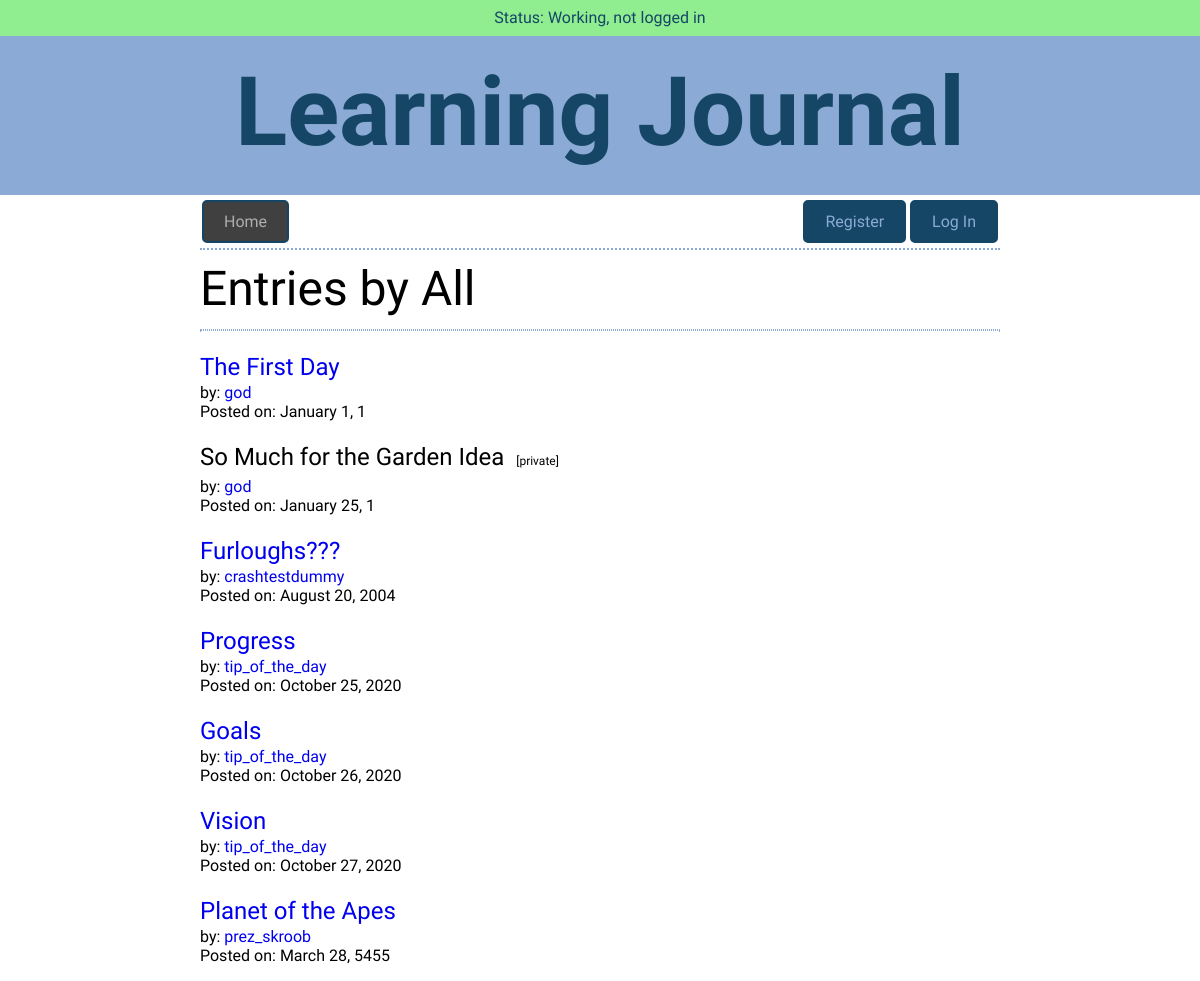
The page / on the database its author committed.
### models.py (models this page shows, shortened)
class Entry(Model):
    id = AutoField()
    user = ForeignKeyField(User, backref="entries")
    title = CharField(max_length=256)
    date = DateField(default=datetime.date.today)
    time_spent = TimeField()
    learned = TextField()
    resources = TextField()
    tags = CharField(max_length=256)
    private = BooleanField(default=False)
    hidden = BooleanField(default=False)
    class Meta:
        database = DATABASE

class User(UserMixin, Model):
    id = AutoField()
    username = CharField(unique=True)
    password = CharField(max_length=100)
    god = BooleanField(default=False)
    class Meta:
        database = DATABASE

### app.py (the view)
@app.route("/")
def index(home=True):
    global last_route, cur_user, cur_entry, cur_tag
    last_route = "index"
    cur_user = None
    cur_entry = None
    cur_tag = None
    if current_user.is_authenticated:
        if current_user.god:
            entries = models.Entry.select().order_by(models.Entry.date.asc())
        else:
            entries = (models.Entry.select().where(
                ((models.Entry.hidden == False) &  # noqa (must use == )
                 (models.Entry.user != current_user.id)
                 ) |
                (models.Entry.user == current_user.id))
                       .order_by(models.Entry.date.asc()))
        return render_template(
            "listing.html", entries=entries, user=current_user.username,
            god=current_user.god, home=home, by="All")
    else:
        entries = models.Entry.select().where(
            models.Entry.hidden == False).order_by(
            models.Entry.date.asc())  # noqa E712 (must use == for peewee)
        return render_template("listing.html", entries=entries, user="",
                               god=False, home=home, by="All")

### app.py (called while the page is built)
@app.before_request
def before_request():
    g.db = models.DATABASE
    g.db.connect()
    g.user = current_user

@app.after_request
def after_request(response):
    g.db.close()
    return response

### templates/listing.html
{% extends "layout.html" %}
{% from "macros.html" import render_listing, nav_bar with context %}
{% block nav %}
    {{ nav_bar(home) }}
{% endblock %}
{% block content %}
    <h2>Entries by {{ by }}</h2>
    <hr>
    {% for entry in entries %}
        {{ render_listing(entry, user, god, by) }}
    {% endfor %}
{% endblock %}

### templates/macros.html
{% macro nav_bar(home) %}
    <div class="nav-bar">
        {% if home == False %}
            <a class="button" href="{{ url_for('index') }}">Home</a>
        {% else %}
            <div class="button button-inactive">Home</div>
        {% endif %}
        {% if current_user.is_authenticated %}
            <a class="button button-right" href="{{ url_for('logout') }}">Log Out</a>
            <a class="button button-right" href="{{ url_for('create_entry') }}">New Entry</a>
        {% else %}
            <a class="button button-right" href="{{ url_for('login') }}">Log In</a>
            <a class="button button-right" href="{{ url_for('register') }}">Register</a>
        {% endif %}
    </div>
{% endmacro %}
{% macro render_listing(listing, user, god, by) %}
    <article class="listing">
        <h3>
            {% if (listing.private == False) or (listing.user.username == user) or (god == True) %}
                <a class="entry-link" href="/entries/{{ listing.id }}">
            {% endif %}
                {{ listing.title }}
            {% if (listing.private == False) or (listing.user.username == user) or (god == True) %}
                </a>
            {% else %}
                &nbsp;<span class="small">[private]</span>
            {% endif %}
        </h3>
        <p>
        {% if by == "All" %}
            by: <a href="{{ url_for('user_entries', user=listing.user.username) }}">
            {% if listing.user.username == user %}
                You
            {% else %}
                {{ listing.user.username }}
            {% endif %}</a><br>
        {% endif %}
        Posted on: <time datetime="{{ listing.date }}">{{ listing.date.strftime("%B %d").lstrip("0").replace(" 0", " ") }}, {{ listing.date.strftime("%Y") }}</time></p>
    </article>
{% endmacro %}

### static/css/site.css (style rules this page uses)
body { font-size: 16px; font-family: 'Asap', sans-serif; font-weight: 400 color: #404a49; }
hr { border: 1px dotted #8baad6; }
a:link { text-decoration: none; }
.button { background-color: #154666; color: #8baad6; margin: 5px 2px; border: 2px solid #154666; border-radius: 5px; padding: 10px 20px; text-align: center; text-decoration: none; display: inline-block; }
.button-inactive { background-color: #404040; color: #aeaeae; }
.button-right { float: right }
h2 { font-size: 48px; font-family: 'Hammersmith One', sans-serif; font-weight: 400; line-height: 0; }
h3 { font-size: 24px; font-family: 'Hammersmith One', sans-serif; font-weight: 400; line-height: 0; padding-top: 12px; margin-bottom: 3px; }
.small { font-size: 12px; }
.nav-bar { border-bottom: 2px dotted #8baad6; }

### rows shown on the page
Entry: title "The First Day", date "January 1", date "1"
User: user.username "god"
Entry: title "So Much for the Garden Idea", private "[private]", date "January 25", date "1"
Entry: title "Furloughs???", date "August 20", date "2004"
User: user.username "crashtestdummy"
Entry: title "Progress", date "October 25", date "2020"
User: user.username "tip_of_the_day"
Entry: title "Goals", date "October 26", date "2020"
Entry: title "Vision", date "October 27", date "2020"
Entry: title "Planet of the Apes", date "March 28", date "5455"
User: user.username "prez_skroob"

### other values the page prints
{{ by }} "All"
